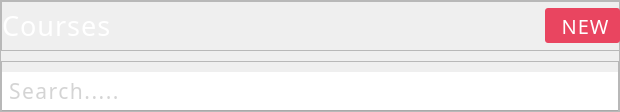
        <widget class="QFrame" name="searchAndAdd">
         <property name="minimumSize">
          <size>
           <width>620</width>
           <height>0</height>
          </size>
         </property>
         <property name="maximumSize">
          <size>
           <width>620</width>
           <height>16777215</height>
          </size>
         </property>
         <property name="styleSheet">
          <string notr="true"/>
         </property>
         <property name="locale">
          <locale language="English" country="UnitedKingdom"/>
         </property>
         <property name="frameShape">
          <enum>QFrame::StyledPanel</enum>
         </property>
         <property name="frameShadow">
          <enum>QFrame::Raised</enum>
         </property>
         <layout class="QVBoxLayout" name="verticalLayout_8">
          <property name="spacing">
           <number>10</number>
          </property>
          <property name="leftMargin">
           <number>0</number>
          </property>
          <property name="topMargin">
           <number>0</number>
          </property>
          <property name="rightMargin">
           <number>0</number>
          </property>
          <property name="bottomMargin">
           <number>0</number>
          </property>
          <item>
           <widget class="QFrame" name="frame">
            <property name="minimumSize">
             <size>
              <width>620</width>
              <height>50</height>
             </size>
            </property>
            <property name="maximumSize">
             <size>
              <width>300</width>
              <height>50</height>
             </size>
            </property>
            <property name="styleSheet">
             <string notr="true"/>
            </property>
            <property name="frameShape">
             <enum>QFrame::StyledPanel</enum>
            </property>
            <property name="frameShadow">
             <enum>QFrame::Raised</enum>
            </property>
            <layout class="QHBoxLayout" name="horizontalLayout_2">
             <property name="spacing">
              <number>0</number>
             </property>
             <property name="leftMargin">
              <number>0</number>
             </property>
             <property name="topMargin">
              <number>0</number>
             </property>
             <property name="rightMargin">
              <number>0</number>
             </property>
             <property name="bottomMargin">
              <number>0</number>
             </property>
             <item alignment="Qt::AlignLeft|Qt::AlignVCenter">
              <widget class="QLabel" name="label">
               <property name="font">
                <font>
                 <family>Bahnschrift Condensed</family>
                 <pointsize>20</pointsize>
                 <weight>50</weight>
                 <bold>false</bold>
                </font>
               </property>
               <property name="styleSheet">
                <string notr="true">color: white;

letter-spacing: 1px;</string>
               </property>
               <property name="text">
                <string>Courses</string>
               </property>
              </widget>
             </item>
             <item>
              <widget class="QPushButton" name="pushButton">
               <property name="minimumSize">
                <size>
                 <width>75</width>
                 <height>35</height>
                </size>
               </property>
               <property name="maximumSize">
                <size>
                 <width>75</width>
                 <height>35</height>
                </size>
               </property>
               <property name="font">
                <font>
                 <family>Bahnschrift Condensed</family>
                 <pointsize>15</pointsize>
                 <weight>50</weight>
                 <bold>false</bold>
                </font>
               </property>
               <property name="cursor">
                <cursorShape>PointingHandCursor</cursorShape>
               </property>
               <property name="styleSheet">
                <string notr="true">background-color: #E94560;
border-style: outset;
border-radius: 3px;
color: white;
letter-spacing: 1px;</string>
               </property>
               <property name="text">
                <string> NEW</string>
               </property>
               <property name="icon">
                <iconset resource="../Student-Enrollment-Database-Project-main2/Student-Enrollment-Database-Project-main/Images.qrc">
                 <normaloff>:/Controles/Images/plus2.png</normaloff>:/Controles/Images/plus2.png</iconset>
               </property>
               <property name="iconSize">
                <size>
                 <width>19</width>
                 <height>19</height>
                </size>
               </property>
              </widget>
             </item>
            </layout>
           </widget>
          </item>
          <item>
           <widget class="QFrame" name="frame_2">
            <property name="minimumSize">
             <size>
              <width>0</width>
              <height>50</height>
             </size>
            </property>
            <property name="maximumSize">
             <size>
              <width>16777215</width>
              <height>50</height>
             </size>
            </property>
            <property name="styleSheet">
             <string notr="true"/>
            </property>
            <property name="frameShape">
             <enum>QFrame::StyledPanel</enum>
            </property>
            <property name="frameShadow">
             <enum>QFrame::Raised</enum>
            </property>
            <layout class="QHBoxLayout" name="horizontalLayout_3">
             <property name="spacing">
              <number>0</number>
             </property>
             <property name="leftMargin">
              <number>0</number>
             </property>
             <property name="topMargin">
              <number>0</number>
             </property>
             <property name="rightMargin">
              <number>0</number>
             </property>
             <property name="bottomMargin">
              <number>0</number>
             </property>
             <item>
              <widget class="QLineEdit" name="lineEdit_6">
               <property name="minimumSize">
                <size>
                 <width>243</width>
                 <height>50</height>
                </size>
               </property>
               <property name="maximumSize">
                <size>
                 <width>16777215</width>
                 <height>16777215</height>
                </size>
               </property>
               <property name="font">
                <font>
                 <family>Bahnschrift Light SemiCondensed</family>
                 <pointsize>16</pointsize>
                </font>
               </property>
               <property name="styleSheet">
                <string notr="true"> border-width: 2px; border-style: solid; border-color:#A9A9A9;
border-top-style:none;
border-left-style:none; border-right-style:none;
color: #A9A9A9;
padding-left: 5px;
letter-spacing: 1.5px;
margin-top: 10px;
</string>
               </property>
               <property name="text">
                <string/>
               </property>
               <property name="alignment">
                <set>Qt::AlignLeading|Qt::AlignLeft|Qt::AlignVCenter</set>
               </property>
               <property name="placeholderText">
                <string>Search.....</string>
               </property>
              </widget>
             </item>
            </layout>
           </widget>
          </item>
         </layout>
        </widget>
